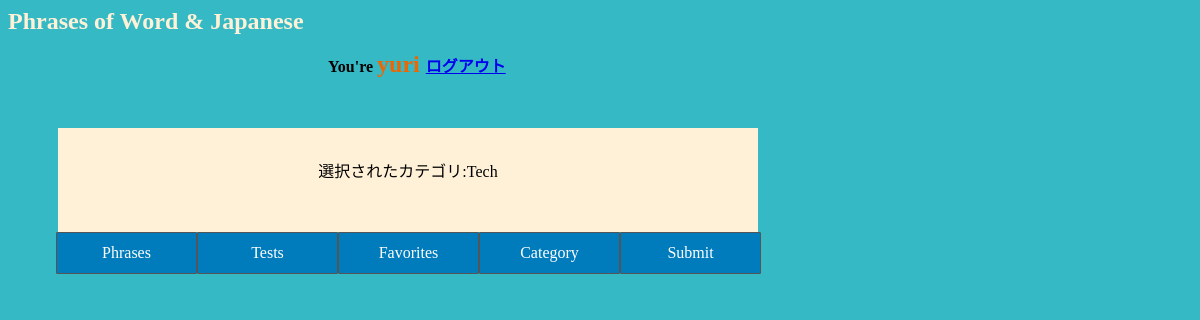
The app's page /main/categoryback.php?cname=Tech (signed in), older data.
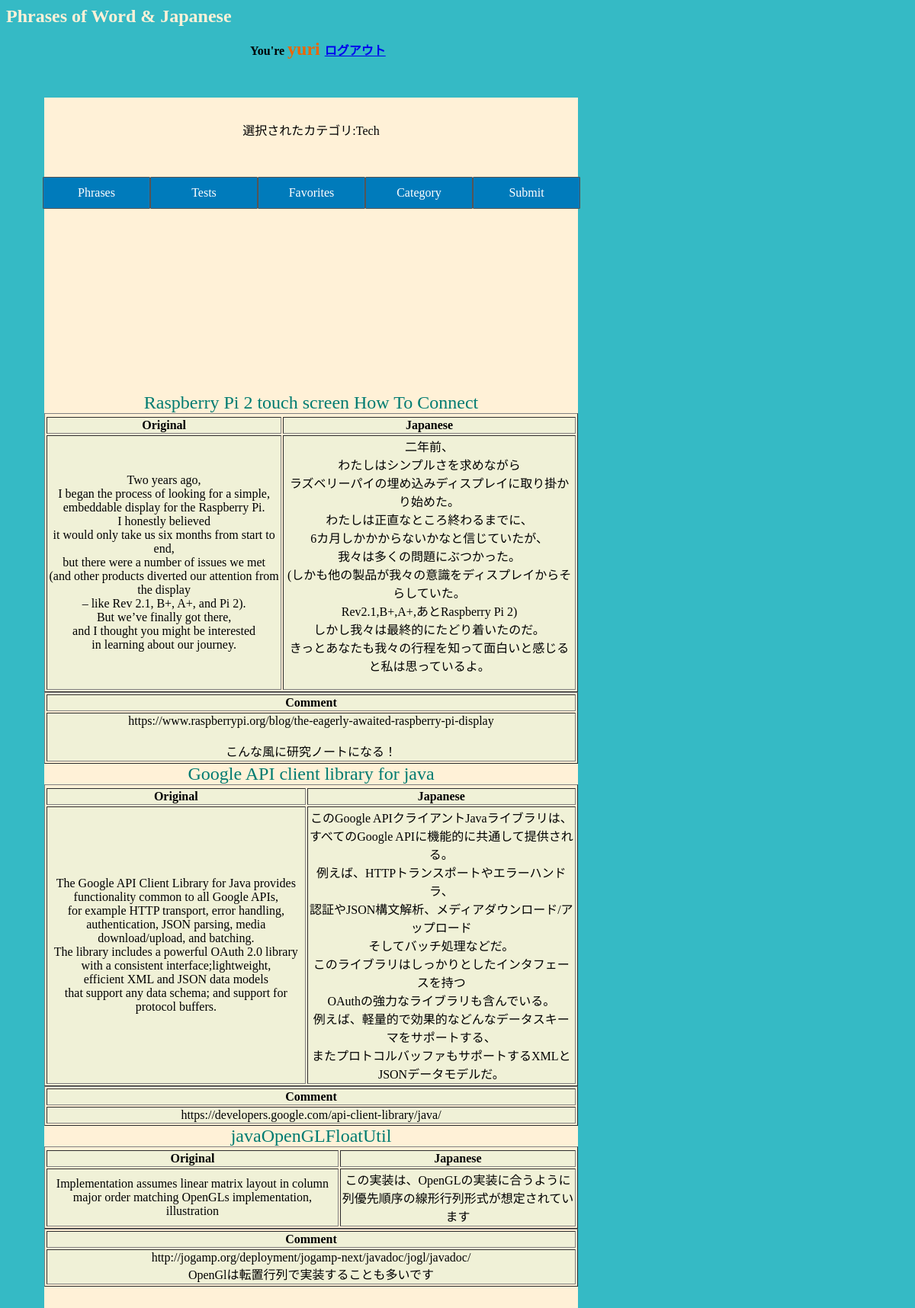
The same page, newer data.
### tables this page shows
CREATE TABLE script (sid integer PRIMARY KEY UNIQUE, stitle text, upid integer, fsp text, jsp text, video text, comment text);

### main/categoryback.php (the view, shortened to what this page needs)
<html>
<head>
    <link rel="stylesheet" type="text/css" href="basic.css">
</head>
<body
    <div id="bg1"
    data-2000="background-position:800px -1000px;"
    data-0="background-position:0px 0px;">
    <h1>Phrases of Word & Japanese</h1>
<?php
if($_SESSION["S_USERID"]){
    $id = $_SESSION["S_USERID"];
}else{
    header("HTTP/1.1 301 Moved Permanently");
    header("Location: index.php");
    exit;
}
if(! $db = new PDO("sqlite:../phrase.db")) {
    print "DB接続に失敗しました<br>";
} else {
    $sql = "select uname from user where uid='$id'";
    $stmt = $db -> prepare($sql);
    $flag = $stmt -> execute();
    $cols = $stmt->fetch(PDO::FETCH_NUM);
    print "<div class=name>You're <font size=5 color=#ec6604> $cols[0] </font> <a href=logout.php>ログアウト</a></div>";
}
?>
<div id="tab">
      <a href="home.php">Phrases</a>
      <a href="tests.php">Tests</a>
      <a href="favorites.php">Favorites</a>
      <a href="category.php">Category</a>
      <a href="submit.php">Submit</a>
    </div>
  <div id="main">
<?php
if(! $db = new PDO("sqlite:../phrase.db")){
  die("DB Connection Failed.");
}
$cname = $_GET['cname'];
if($cname){
print "選択されたカテゴリ:$cname";
   $sql=<<<EOM
     SELECT s.sid, s.stitle, s.fsp, s.jsp,s.comment, s.video
     FROM script s, category c
     WHERE s.sid = c.sid
       and c.cname = '$cname';
EOM;
   $stmt = $db -> prepare($sql);
   $stmt -> execute();
   print "<tr>";
   while($cols = $stmt->fetch(PDO::FETCH_NUM)){
     if($cols[5]){
           print "<iframe width='560' height='315' src='https://www.youtube.com/embed/$cols[5]' frameborder=0 allowfullscreen></iframe><br><br>";
       }
       print "<table border=1>\n";
       print "<tr><font size=5 color='#007b71'>$cols[1]</font></tr>";
       print "<th>Original</th>";
       print "<th>Japanese</th>";
       print "<tr>\n";
       print "<td>$cols[2]</td><td>$cols[3]</td>";
       print "</tr>";
       print "</table>";
       print "<table border=1><th>Comment</th><tr><td>$cols[4]</td></tr></table>\n";
   }
}else{
   print "授業名を選択してください。\n";
 }
?>
</div>
</body>
</html>

Row changes from the older to the newer data that the page shows:
added script: stitle "Raspberry Pi 2 touch screen How To Connect", fsp "Two years ago, I began the process of looking for a simple, embeddable display for the Raspberry Pi. I honestly believed it would only take us six months from start to end, but there were a number of issues we met (and other products diverted our attention from the display – like Rev 2.1, B+, A+, and Pi 2). But we’ve finally got there, and I thought you might be interested in learning about our journey.", jsp "二年前、 わたしはシンプルさを求めながら ラズベリーパイの埋め込みディスプレイに取り掛かり始めた。 わたしは正直なところ終わるまでに、 6カ月しかかからないかなと信じていたが、 我々は多くの問題にぶつかった。 (しかも他の製品が我々の意識をディスプレイからそらしていた。 Rev2.1,B+,A+,あとRaspberry Pi 2) しかし我々は最終的にたどり着いたのだ。 きっとあなたも我々の行程を知って面白いと感じる と私は思っているよ。", comment "https://www.raspberrypi.org/blog/the-eagerly-awaited-raspberry-pi-display こんな風に研究ノートになる！"
added script: stitle "Google API client library for java", fsp "The Google API Client Library for Java provides functionality common to all Google APIs, for example HTTP transport, error handling, authentication, JSON parsing, media download/upload, and batching. The library includes a powerful OAuth 2.0 library with a consistent interface;lightweight, efficient XML and JSON data models that support any data schema; and support for protocol buffers.", jsp "このGoogle APIクライアントJavaライブラリは、 すべてのGoogle APIに機能的に共通して提供される。 例えば、HTTPトランスポートやエラーハンドラ、 認証やJSON構文解析、メディアダウンロード/アップロード そしてバッチ処理などだ。 このライブラリはしっかりとしたインタフェースを持つ OAuthの強力なライブラリも含んでいる。 例えば、軽量的で効果的などんなデータスキーマをサポートする、 またプロトコルバッファもサポートするXMLとJSONデータモデルだ。", comment "https://developers.google.com/api-client-library/java/"
added script: stitle "javaOpenGLFloatUtil", fsp "Implementation assumes linear matrix layout in column major order matching OpenGLs implementation, illustration", jsp "この実装は、OpenGLの実装に合うように列優先順序の線形行列形式が想定されています", comment "http://jogamp.org/deployment/jogamp-next/javadoc/jogl/javadoc/ OpenGlは転置行列で実装することも多いです"
